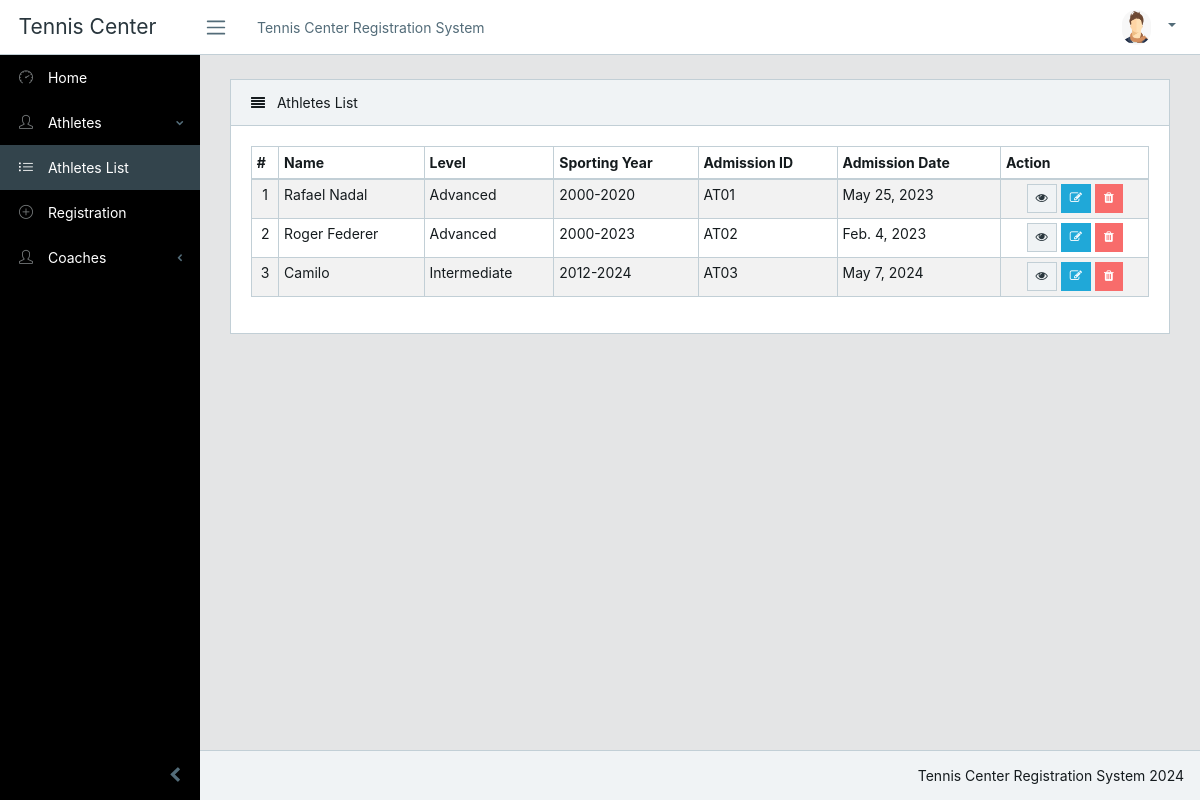
The page /students/allstudents/ on the database its author committed.
### students/models.py (models this page shows, shortened)
class StudentInfo(models.Model):
    sporting_year = models.CharField(max_length=100)
    admission_date = models.DateField()
    admission_id = models.CharField(max_length=50, unique=True)
    name = models.CharField(max_length=100)
    age = models.IntegerField()
    gender_choice = (
        ("male", "Male"),
        ("Female", "Female"),
    )
    gender = models.CharField(choices=gender_choice, max_length=10)
    athlete_img = models.ImageField(upload_to='photos/%Y/%m/%d/')
    level_type = models.ForeignKey(StudentClassInfo, on_delete=models.CASCADE)
    group_type = models.ForeignKey(StudentSectionInfo, on_delete=models.CASCADE)
    shift_type = models.ForeignKey(StudentShiftInfo, on_delete=models.CASCADE)
    athlete_img = models.ImageField(upload_to='photos/%Y/%m/%d/')
    fathers_name = models.CharField(max_length=100)
    fathers_img = models.ImageField(upload_to='photos/%Y/%m/%d/')
    fathers_number = models.IntegerField(unique=True)
    mothers_name = models.CharField(max_length=100)
    mothers_img = models.ImageField(upload_to='photos/%Y/%m/%d/')
    mothers_number = models.IntegerField()
    class Meta:
        unique_together = ["admission_id", "level_type"]
        verbose_name_plural = 'Athlete List'

class StudentClassInfo(models.Model):
    level_name = models.CharField(max_length=20)
    level_short_form = models.CharField(max_length=10)
    class Meta:
        verbose_name_plural = 'Level List'
    def __str__(self):
        return self.level_name

### students/views.py (the view)
# urls.py: path('allstudents/', views.student_list, name='student_list'),
def student_list(request):
    students = StudentInfo.objects.all().order_by('id')
    paginator = Paginator(students, 10)
    page = request.GET.get('page')
    paged_students = paginator.get_page(page)
    context = {
        "students": paged_students
    }
    return render(request, "students/student_list.html", context)

### templates/students/student_list.html (shortened to what this page needs)
{% extends 'base/base.html' %}
{% load static %}
{% block content %}
<div class="row">
    <div class="col-lg-12">
        <div class="card">
            <div class="card-header">
                <i class="fa fa-align-justify"></i> Athletes List</div>
            <div class="card-body">
                <table class="table table-responsive-sm table-bordered table-striped table-sm">
                    <thead>
                        <tr>
                            <th>#</th>
                            <th>Name</th>
                            <th>Level</th>
                            <th>Sporting Year</th>
                            <th>Admission ID</th>
                            <th>Admission Date</th>
                            <th>Action</th>
                        </tr>
                    </thead>
                    <tbody>
                        {% for student in students %}
                            <tr>
                                <td class="text-center">{{ forloop.counter }}</td>
                                <td>{{ student.name }}</td>
                                <td>{{ student.level_type }}</td>
                                <td>{{ student.sporting_year }}</td>
                                <td>{{ student.admission_id }}</td>
                                <td>{{ student.admission_date }}</td>
                                <td class="text-center">
                                    <a href="{% url 'single_student' student.id %}">
                                        <button type="button" class="btn btn-light border btn-sm"><i class="fa fa-eye text-dark"></i></button>
                                    </a>
                                    <a href="{% url 'edit_student' student.id %}">
                                        <button type="button" class="btn btn-primary btn-sm"><i class="fa fa-edit text-white"></i></button>
                                    </a>
                                    <a href="{% url 'delete_student' student.id %}">
                                        <button type="button" class="btn btn-danger btn-sm" onclick="if(confirm('Are you sure to delete this athlete?') === false) event.preventDefault()"><i class="fa fa-trash"></i></button>
                                    </a>
                                </td>
                            </tr>
                        {% endfor %}
                    </tbody>
                </table>
            </div>
        </div>
    </div>
</div>
<div class="row">
    <div class="col-md-12">
    </div>
</div>
{% endblock %}

### rows shown on the page
StudentInfo: name "Rafael Nadal", level_type "Advanced", sporting_year "2000-2020", admission_id "AT01", admission_date "May 25, 2023"
StudentInfo: name "Roger Federer", level_type "Advanced", sporting_year "2000-2023", admission_id "AT02", admission_date "Feb. 4, 2023"
StudentInfo: name "Camilo", level_type "Intermediate", sporting_year "2012-2024", admission_id "AT03", admission_date "May 7, 2024"
